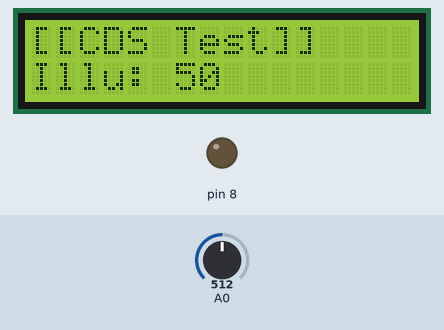
Simulated run of this sketch. Board: Arduino Uno, built with avr-gcc and run on an emulated ATmega328P. On the bench: 16×2 character LCD, output pins drawn as LEDs (lit = HIGH). Inputs (shaded band) come from the test bench; at power-on: A0 = 512.

Above: at 1.2 s.
1.3 s: A0 set to 710
At 1.9 s:
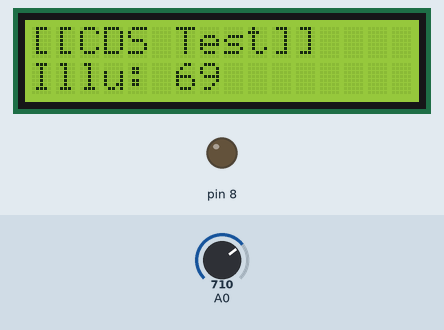
2.8 s: A0 set to 736
At 4.0 s:
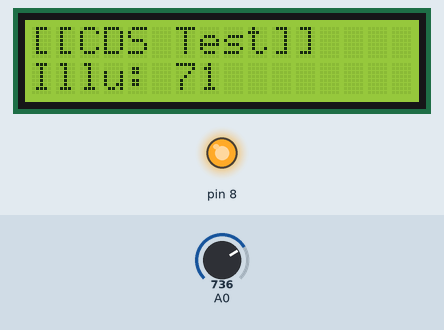
4.3 s: A0 set to 716
At 5.4 s:
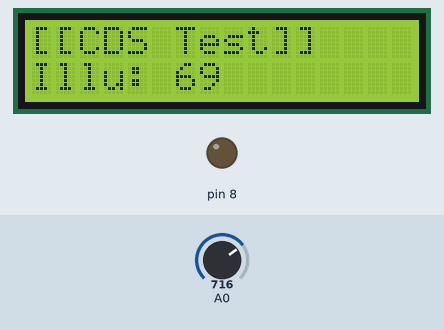
Timing chart, 0 to 7.3 s (numbered marks = the images above; inputs shaded):
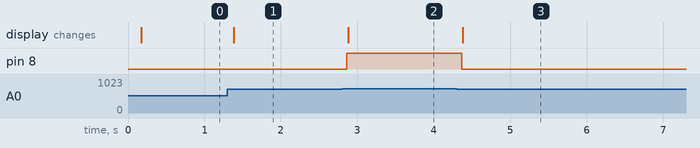

Measured:
- the behaviour switches between 726 and 727 on A0 (found by bisection; images 1 and 2)
- after the input at 1.3 s, the display: changes after 0.08 s (image 1)
- after the input at 2.8 s, pin 8: LOW → HIGH after 0.06 s; the display: changes after 0.08 s (image 2)
- after the input at 4.3 s, pin 8: HIGH → LOW after 0.06 s; the display: changes after 0.08 s (image 3)

The sketch:

cds02.ino
```cpp
# include <Minicom.h>
# include <Analog.h>
# include <Led.h>

MiniCom com;
Analog cds(A0, 0, 100);
Led led(8);

void check() {
  int value = cds.read();
  led.setValue(value > 70);
  com.print(1, "Illu: ", value);
}

void setup() {
  // put your setup code here, to run once:
  com.init();
  com.setInterval(100, check);
  com.print(0, "[[CDS Test]]");
}

void loop() {
  // put your main code here, to run repeatedly:
  com.run();
}
```
